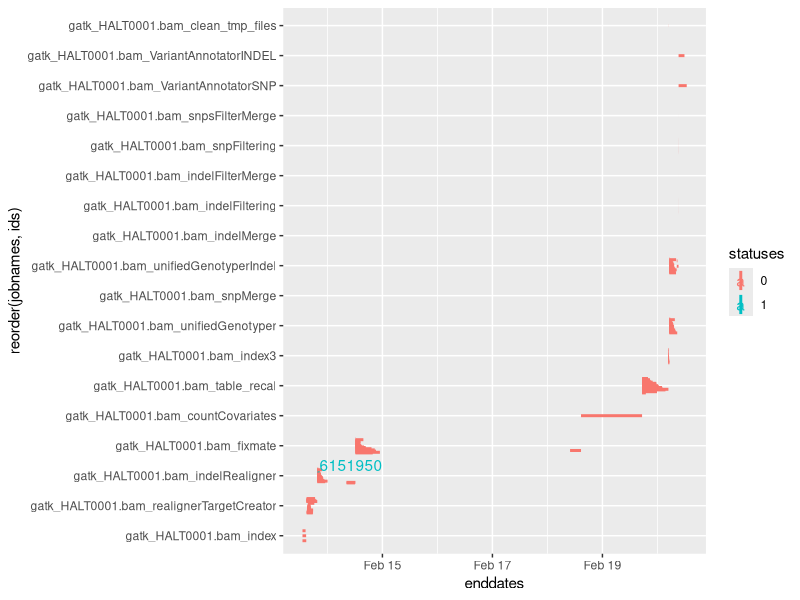

Write the R code that produced this figure.
#!/usr/bin/env Rscript
#mydf <- read.table('qacct.info.txt', header=TRUE, sep="\t")

#plot(as.Date(mydf$ge_start_time, "%Y-%m-%d %H:%M:%S"), mydf$ge_job_number)
#text(as.Date(mydf$ge_start_time, "%Y-%m-%d %H:%M:%S"), mydf$ge_job_number, mydf$ge_job_name)

#startdates<-as.POSIXct(mydf$ge_start_time, format="%Y-%m-%d %H:%M:%S")
#enddates<-as.POSIXct(mydf$ge_end_time, format="%Y-%m-%d %H:%M:%S")
#ids<-mydf$ge_job_number
#jobnames<-mydf$ge_job_name

#mydata<-data.frame(ids,jobnames,startdates,enddates)

#massaging the data to be more like the example from http://stackoverflow.com/questions/7852235/best-technique-for-timelines
#allnames<-c(as.character(jobnames),as.character(jobnames))
#alldates<-c(startdates,enddates)
#allids<-c(ids,ids)
#allframe<-data.frame(allnames,alldates,allids)

#There were some NA's there when the dates were wrong
#allframe.clean<-subset(allframe, !is.na(alldates))

#ggplot(allframe.clean, aes(x=alldates,y=allids))+geom_line() + geom_point() + geom_text(aes(label=allnames), hjust=0, vjust=0)


#all right, that didn't work. Let's try something else
#install.packages("timeline")


#mydata<-data.frame(ids,jobnames,startdates,enddates)
#mydata.clean<-subset(mydata, !is.na(startdates) & !is.na(enddates))

#timeline(mydata.clean, group.col="ids", label.col="jobnames", start.col="startdates", end.col="enddates")

#okay, that works, but it looks like the data are actually in two groups. I'm going to filter them a bit

#mydata.clean.sub<-subset(mydata.clean, ids<6151959)
#timeline(mydata.clean.sub,group.col="ids", label.col="jobnames", start.col="startdates", end.col="enddates")
#Interesting! you can definitely see the chromosome size differentials there
#mydata.clean.sub2<-subset(mydata.clean, ids>6151980)
#timeline(mydata.clean.sub2,group.col="ids", label.col="jobnames", start.col="startdates", end.col="enddates")
#that was the other end of the timelines

#Now I'm going to pick only the jobs with the longest enddates
#through some R voodoo that I don't fully understand
#(http://nsaunders.wordpress.com/2013/02/13/basic-r-rows-that-contain-the-maximum-value-of-a-variable/)
#mydata.agg<-aggregate(enddates ~ names, mydata.clean, max)
#mydata.max<-merge(mydata.agg,mydata.clean)
#timeline(mydata.max,group.col="ids", label.col="jobnames", start.col="startdates", end.col="enddates")
#Okay, that looks suitably neat!

#sort by starttime
#mydata.sort<-mydata.max[ with(mydata.max,order(startdates)), ]
#timeline(mydata.sort,group.col="jobnames", label.col="jobnames", start.col="startdates", end.col="enddates")

#look at the subset
#mydata.sort.sub2<-subset(mydata.sort, ids>6151980)


#NEW PACKAGE
#install.packages('googleVis')
#library("googleVis")


#plot(gvisTimeline(mydata.sort,rowlabel="jobnames",barlabel="jobnames",start="startdates",end="enddates",options=list(width=1000, height=1000)))
#Looks good, AND it opens in a html page
#plot(gvisTimeline(mydata.clean,rowlabel="jobnames",barlabel="jobnames",start="startdates",end="enddates",options=list(width=1500, height=1000)))


#jobids<-as.character(mydata.clean$ids)
#mydata.char<-data.frame(jobids,mydata.clean$jobnames,mydata.clean$startdates,mydata.clean$enddates)
#plot(gvisTimeline(mydata.char,rowlabel="mydata.clean.jobnames",barlabel="jobids",start="mydata.clean.startdates",end="mydata.clean.enddates",options=list(width=1500, height=1000)))



#So what Larry wants to do is look for jobs that have failed and how they fit in the hierarchy
#timeline and gvisTimeline don't have the ability to a) set the color of specific bars or b) set the size of the bars
#back to ggplot2

#ggplot(mydata.clean, aes(colour=jobnames)) + 
#    geom_segment(aes(x=startdates, xend=enddates, y=ids, yend=ids), size=3) +
#    xlab("Duration")

mydf <- read.table('qacct.info.txt', header=TRUE, sep="\t")
library("ggplot2")
#including fail/non-fail statuses
statuses<-as.character(mydf$ge_failed)
startdates<-as.POSIXct(mydf$ge_start_time, format="%Y-%m-%d %H:%M:%S")
enddates<-as.POSIXct(mydf$ge_end_time, format="%Y-%m-%d %H:%M:%S")
ids<-mydf$ge_job_number
jobnames<-mydf$ge_job_name
#hogginess is the difference between the requested amount of memory (h_vmem) and the max memory used (maxvmem)
hogginess<-apply(mydf[,c("ge_category","ge_maxvmem")], 1, function(row) {
	re <- regexpr("h_vmem=(\\d+)([\\w]{1})",row[1],perl=TRUE)
	hvmem<-mapply(start=attr(re,"capture.start"),len=attr(re,"capture.length"),function(start,len){
		 substr(row[1],start,start+len-1)
	})
	#convert GB to MB
	if (hvmem[2]=='G') {
		hvmem[1]=as.numeric(hvmem[1])*1000
	}
	#if there is no entry, set to 2G
	if (hvmem[1]=='') {
		hvmem[1]=2000
	}
	#convert to mb
	maxvmem<-as.numeric(row[2])/1000000
	#c(hvmem[1], maxvmem, as.integer(hvmem[1])-maxvmem)
	as.numeric(hvmem[1])-maxvmem
})

statuses[54]="1"

timeline<-data.frame(jobnames,startdates,enddates,statuses,ids,hogginess)
timeline<-subset(timeline, !is.na(startdates) & !is.na(enddates))
#timeline<-timeline[ with(timeline,order(enddates)), ]

#labels if the status is non-zero

labels<-apply(timeline[,c("statuses","ids")], 1, function(row) {
	if (row[1]==0){
	""
	} else {
	row[2]
	}
})

#timeline<-subset(timeline, startdates<"2014-02-16")
labtab<-data.frame(timeline$ids,labels)
names(labtab)[names(labtab)=="timeline.ids"] <- "ids"
timeline<-merge(timeline,labtab,by="ids")
pdf("timeline.pdf")
#Yatta!
#This plot shows a timeline sorted by id, with job names along the y axis and dates along the x axis
#colors highlight the status ids. Non-zero statuses have their ids printed
ggplot(timeline, aes(colour=statuses, y=enddates, ymin=startdates, ymax=enddates, x=reorder(jobnames,ids), group=row.names(timeline))) + geom_linerange(position=position_dodge(0.5), size=1) + coord_flip()+geom_text(aes(label=labels,hjust=0,vjust=0), position=position_dodge(0.5))
dev.off()
#Now I'm going to pick only the jobs with the longest enddates
#through some R voodoo that I don't fully understand
#(http://nsaunders.wordpress.com/2013/02/13/basic-r-rows-that-contain-the-maximum-value-of-a-variable/)
timeline.hog<-aggregate(hogginess ~ jobnames, timeline,sum)
timeline.max<-aggregate(enddates ~ jobnames, timeline,max)

sizes<-merge(timeline.hog,timeline.max)
#ggplot(timeline, aes(colour=statuses, y=enddates, ymin=startdates, ymax=enddates, x=reorder(jobnames,ids), group=row.names(timeline))) + geom_linerange(position=position_dodge(0.5), size=1) + coord_flip()+geom_text(aes(label=labels,hjust=0,vjust=0), position=position_dodge(0.5))+geom_point(data=sizes,aes(x=jobnames, y=enddates,size=hogginess,group=row.names(sizes),fill="#000000"))



















